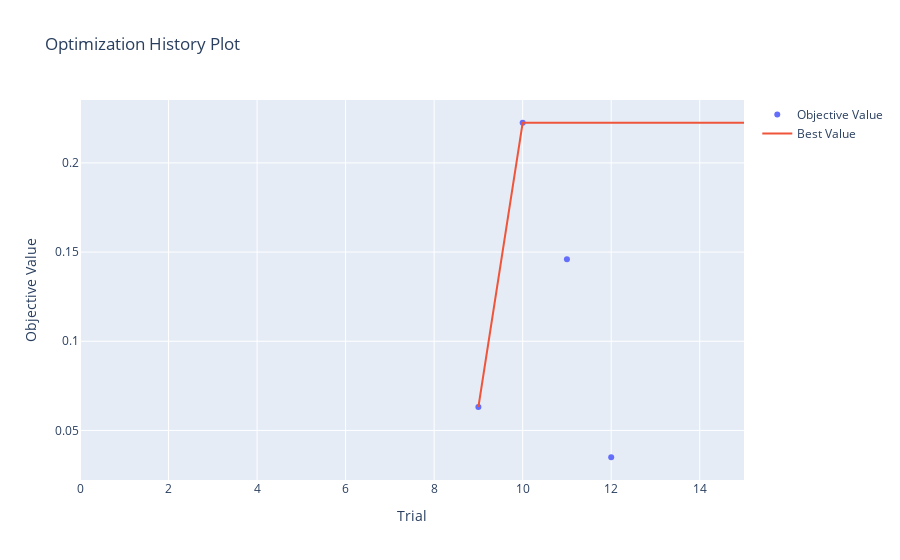

The notebook cell this image was saved under:
### Code cell
# visualize the study
study = studies["LGATr_cos_sim"]
print(study.best_params)
# Best value:
print(study.best_value)
optuna.visualization.plot_optimization_history(study)

### Figure 1 — Plotly figure (JSON) as saved in the notebook; plotly's stock layout.template omitted (floating-point values rounded to 4 significant figures)
{"data": [{"mode": "markers", "name": "Objective Value", "x": [9, 10, 11, 12], "y": [0.06314, 0.2225, 0.146, 0.03496], "type": "scatter"}, {"mode": "lines", "name": "Best Value", "x": [0, 1, 2, 3, 4, 5, 6, 7, 8, 9, 10, 11, 12, 13, 14, 15], "y": [null, null, null, null, null, null, null, null, null, 0.06314, 0.2225, 0.2225, 0.2225, 0.2225, 0.2225, 0.2225], "type": "scatter"}, {"marker": {"color": "#cccccc"}, "mode": "markers", "name": "Infeasible Trial", "showlegend": false, "x": [], "y": [], "type": "scatter"}], "layout": {"title": {"text": "Optimization History Plot"}, "xaxis": {"title": {"text": "Trial"}}, "yaxis": {"title": {"text": "Objective Value"}}}}
